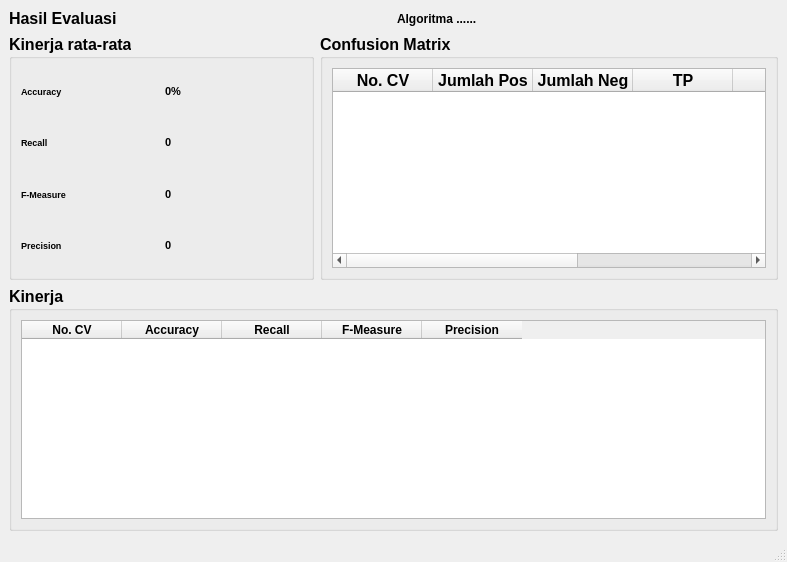
<?xml version="1.0" encoding="UTF-8"?>
<ui version="4.0">
 <class>MainWindow</class>
 <widget class="QMainWindow" name="MainWindow">
  <property name="geometry">
   <rect>
    <x>0</x>
    <y>0</y>
    <width>787</width>
    <height>562</height>
   </rect>
  </property>
  <property name="windowTitle">
   <string>Hasil Evaluasi (Cross Validation)</string>
  </property>
  <widget class="QWidget" name="centralwidget">
   <layout class="QGridLayout" name="gridLayout_3">
    <item row="0" column="0">
     <layout class="QVBoxLayout" name="verticalLayout_2" stretch="0,0">
      <item>
       <layout class="QHBoxLayout" name="horizontalLayout_2">
        <item>
         <widget class="QLabel" name="label_12">
          <property name="font">
           <font>
            <pointsize>12</pointsize>
            <weight>75</weight>
            <bold>true</bold>
           </font>
          </property>
          <property name="text">
           <string>Hasil Evaluasi</string>
          </property>
         </widget>
        </item>
        <item>
         <widget class="QLabel" name="label_nama_algoritma">
          <property name="font">
           <font>
            <weight>75</weight>
            <bold>true</bold>
           </font>
          </property>
          <property name="text">
           <string>Algoritma ......</string>
          </property>
         </widget>
        </item>
       </layout>
      </item>
      <item>
       <layout class="QVBoxLayout" name="verticalLayout" stretch="1,1">
        <item>
         <layout class="QHBoxLayout" name="horizontalLayout_3" stretch="2,3">
          <item>
           <layout class="QHBoxLayout" name="horizontalLayout" stretch="0">
            <item>
             <widget class="QGroupBox" name="groupBox">
              <property name="font">
               <font>
                <pointsize>12</pointsize>
                <weight>75</weight>
                <bold>true</bold>
               </font>
              </property>
              <property name="title">
               <string>Kinerja rata-rata</string>
              </property>
              <layout class="QGridLayout" name="gridLayout_7">
               <item row="0" column="0">
                <layout class="QGridLayout" name="gridLayout">
                 <property name="sizeConstraint">
                  <enum>QLayout::SetMinAndMaxSize</enum>
                 </property>
                 <item row="2" column="1">
                  <widget class="QLabel" name="fmeasure_rata">
                   <property name="font">
                    <font>
                     <pointsize>8</pointsize>
                    </font>
                   </property>
                   <property name="text">
                    <string>0</string>
                   </property>
                  </widget>
                 </item>
                 <item row="0" column="1">
                  <widget class="QLabel" name="accuracy_rata">
                   <property name="font">
                    <font>
                     <pointsize>8</pointsize>
                    </font>
                   </property>
                   <property name="text">
                    <string>0%</string>
                   </property>
                  </widget>
                 </item>
                 <item row="3" column="1">
                  <widget class="QLabel" name="precision_rata">
                   <property name="font">
                    <font>
                     <pointsize>8</pointsize>
                    </font>
                   </property>
                   <property name="text">
                    <string>0</string>
                   </property>
                  </widget>
                 </item>
                 <item row="2" column="0">
                  <widget class="QLabel" name="label_6">
                   <property name="font">
                    <font>
                     <pointsize>7</pointsize>
                    </font>
                   </property>
                   <property name="text">
                    <string>F-Measure</string>
                   </property>
                  </widget>
                 </item>
                 <item row="1" column="1">
                  <widget class="QLabel" name="recall_rata">
                   <property name="font">
                    <font>
                     <pointsize>8</pointsize>
                    </font>
                   </property>
                   <property name="text">
                    <string>0</string>
                   </property>
                  </widget>
                 </item>
                 <item row="0" column="0">
                  <widget class="QLabel" name="label_4">
                   <property name="font">
                    <font>
                     <pointsize>7</pointsize>
                    </font>
                   </property>
                   <property name="text">
                    <string>Accuracy</string>
                   </property>
                  </widget>
                 </item>
                 <item row="1" column="0">
                  <widget class="QLabel" name="label_5">
                   <property name="font">
                    <font>
                     <pointsize>7</pointsize>
                    </font>
                   </property>
                   <property name="text">
                    <string>Recall</string>
                   </property>
                  </widget>
                 </item>
                 <item row="3" column="0">
                  <widget class="QLabel" name="label_7">
                   <property name="font">
                    <font>
                     <pointsize>7</pointsize>
                    </font>
                   </property>
                   <property name="text">
                    <string>Precision</string>
                   </property>
                  </widget>
                 </item>
                </layout>
               </item>
              </layout>
             </widget>
            </item>
           </layout>
          </item>
          <item>
           <widget class="QGroupBox" name="groupBox_5">
            <property name="font">
             <font>
              <pointsize>12</pointsize>
              <weight>75</weight>
              <bold>true</bold>
             </font>
            </property>
            <property name="title">
             <string>Confusion Matrix</string>
            </property>
            <layout class="QGridLayout" name="gridLayout_2">
             <item row="0" column="0">
              <widget class="QTableWidget" name="tabel_cf">
               <column>
                <property name="text">
                 <string>No. CV</string>
                </property>
               </column>
               <column>
                <property name="text">
                 <string>Jumlah Pos</string>
                </property>
               </column>
               <column>
                <property name="text">
                 <string>Jumlah Neg</string>
                </property>
               </column>
               <column>
                <property name="text">
                 <string>TP</string>
                </property>
               </column>
               <column>
                <property name="text">
                 <string>FN</string>
                </property>
               </column>
               <column>
                <property name="text">
                 <string>FP</string>
                </property>
               </column>
               <column>
                <property name="text">
                 <string>TN</string>
                </property>
               </column>
              </widget>
             </item>
            </layout>
           </widget>
          </item>
         </layout>
        </item>
        <item>
         <widget class="QGroupBox" name="groupBox_2">
          <property name="font">
           <font>
            <pointsize>12</pointsize>
            <weight>75</weight>
            <bold>true</bold>
           </font>
          </property>
          <property name="title">
           <string>Kinerja</string>
          </property>
          <layout class="QGridLayout" name="gridLayout_4">
           <item row="0" column="0">
            <widget class="QTableWidget" name="tabel_kinerja">
             <property name="font">
              <font>
               <pointsize>9</pointsize>
              </font>
             </property>
             <column>
              <property name="text">
               <string>No. CV</string>
              </property>
             </column>
             <column>
              <property name="text">
               <string>Accuracy</string>
              </property>
             </column>
             <column>
              <property name="text">
               <string>Recall</string>
              </property>
             </column>
             <column>
              <property name="text">
               <string>F-Measure</string>
              </property>
             </column>
             <column>
              <property name="text">
               <string>Precision</string>
              </property>
             </column>
            </widget>
           </item>
          </layout>
         </widget>
        </item>
       </layout>
      </item>
     </layout>
    </item>
   </layout>
  </widget>
  <widget class="QMenuBar" name="menubar">
   <property name="geometry">
    <rect>
     <x>0</x>
     <y>0</y>
     <width>787</width>
     <height>21</height>
    </rect>
   </property>
  </widget>
  <widget class="QStatusBar" name="statusbar"/>
 </widget>
 <resources/>
 <connections/>
</ui>
